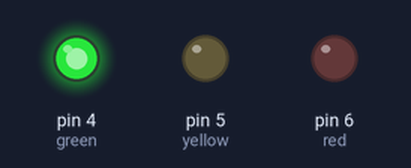
Bench run of a sketch on a simulated Arduino Uno, built with avr-gcc and run on an emulated ATmega328P. On the bench: output pins drawn as LEDs (lit = HIGH).

Above: at 2.5 s.
At 5.2 s:
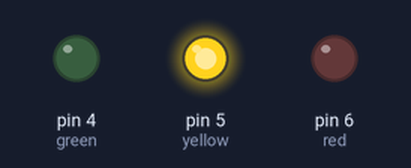
At 6.7 s:
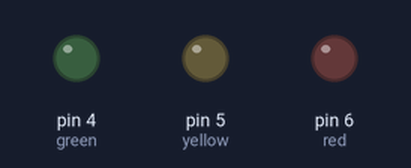
At 10.5 s:
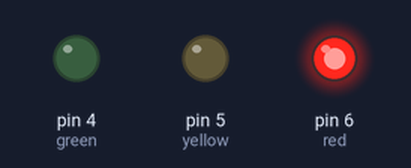
Timing chart, 0 to 16.9 s (numbered marks = the images above):
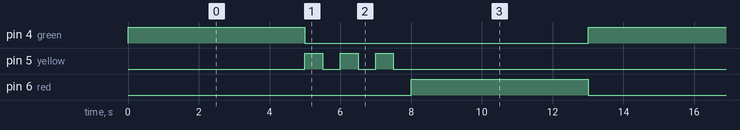

The sketch:

tr3.ino
```cpp
// a traffic light circuit which red and green lights for 5 seconds each and the yellow flashes 3 times and easily adjusted through variables

int red=6;
int yellow=5;
int green=4;
int timeon=5000;
int flash=500;
int noflash=3;


void setup() {
pinMode(red,OUTPUT);
pinMode(yellow,OUTPUT);
pinMode(green,OUTPUT);
}


void loop() {
digitalWrite(green,HIGH);
delay(timeon);
digitalWrite(green,LOW);
for (int i = 1 ; i<=noflash ; i=i+1 )
{
  digitalWrite(yellow,HIGH);
  delay(flash);
  digitalWrite(yellow,LOW);
  delay(flash);
}
digitalWrite(red,HIGH);
delay(timeon);
digitalWrite(red,LOW);
}
```

Measured:
- by itself, pin 4 (green), pin 6 (red): alternates HIGH for 5.0 s and LOW for 8.0 s
- by itself, pin 5 (yellow): repeats every 13.0 s: 2 × (LOW 0.50 s, HIGH 0.50 s), LOW 10.5 s, HIGH 0.50 s
- by itself, everything shown: repeats every 13.0 s, in 9 steps
